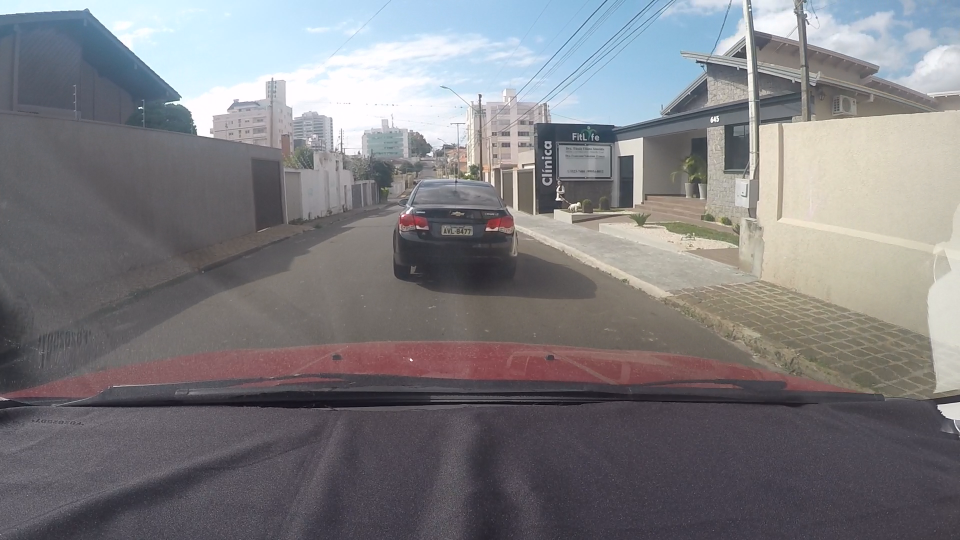
#> input picture dataset/track0002[02].png, 1920 x 1080 px (shown at 1/2 size)
$ python -i preprocess.py   (imports and definitions only)
#> lines starting #> are read from the running program, lines starting #| are printed output that depends on the picture
import os
import cv2
import numpy as np
from PIL import Image, ImageFilter

def preprocess_image(image, output_size=(32, 32), save_intermediate=False, save_dir="preprocessed_images"):
#> called with image = 'dataset/track0002[02].png', output_size = (32, 32), save_intermediate = False, save_dir = 'preprocessed_images'
    if save_intermediate and not os.path.exists(save_dir):
        os.makedirs(save_dir)

    if isinstance(image, str):
        image = cv2.imread(image)
#> image is the input picture: shape (1080, 1920, 3); mean B, G, R 128.6, 125, 126.2

    if isinstance(image, np.ndarray):
        if len(image.shape) == 2:   #Only height and width
            image = cv2.cvtColor(image, cv2.COLOR_GRAY2RGB) #Convert to RGB
        else:
            image = cv2.cvtColor(image, cv2.COLOR_BGR2RGB) #Convert BGR to RGB

        image = Image.fromarray(image) #Convert NumPy array to PIL Image

    #Convert image to grayscale for further processing
    grayscale_image = image.convert('L') #L mode for grayscaling
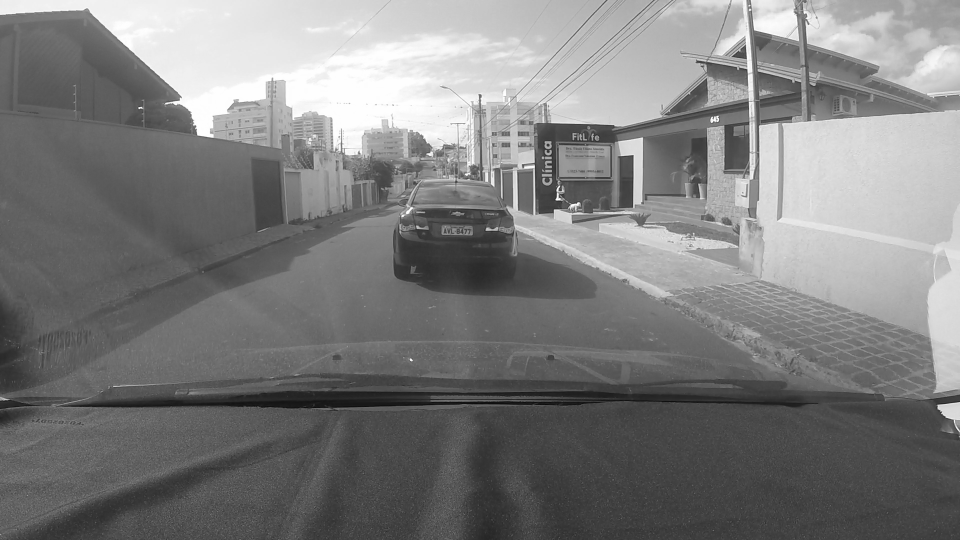
#> grayscale_image: PIL image 1920x1080 L (shown at 1/2 size); min 2, max 255, mean 125.8
    if save_intermediate:
        grayscale_image.save(os.path.join(save_dir, "grayscale_image.png"))

    #Apply sharpening filter to enhance edges and text clarification
    sharpened = grayscale_image.filter(ImageFilter.UnsharpMask(radius=2, percent=150, threshold=3))
    if save_intermediate:
        sharpened.save(os.path.join(save_dir, "sharpened_image.png"))

    #Resize the sharpened image to the target output size
    resized = sharpened.resize(output_size)
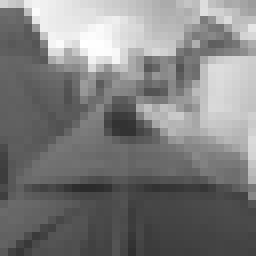
#> resized: PIL image 32x32 L (shown 8 times larger); min 43, max 255, mean 125.7
    if save_intermediate:
        resized.save(os.path.join(save_dir, "resized_image.png"))

    return resized

>>> result = preprocess_image('dataset/track0002[02].png')

$ run again, on dataset/track0005[02].png
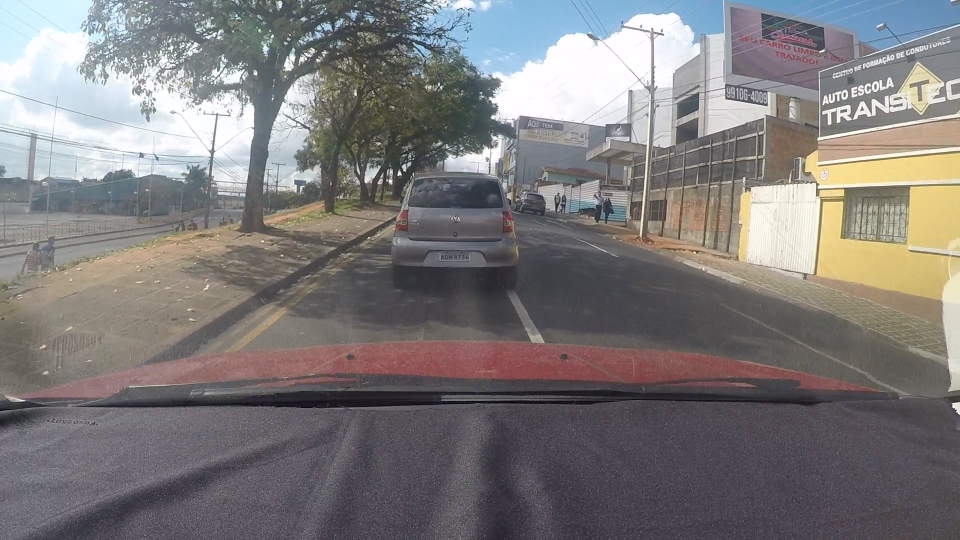
#> input picture dataset/track0005[02].png, 1920 x 1080 px (shown at 1/2 size)
#> in preprocess_image, image is the input picture: shape (1080, 1920, 3); mean B, G, R 122.6, 122.7, 125.7
#> in preprocess_image, `grayscale_image = image.convert('L')`:
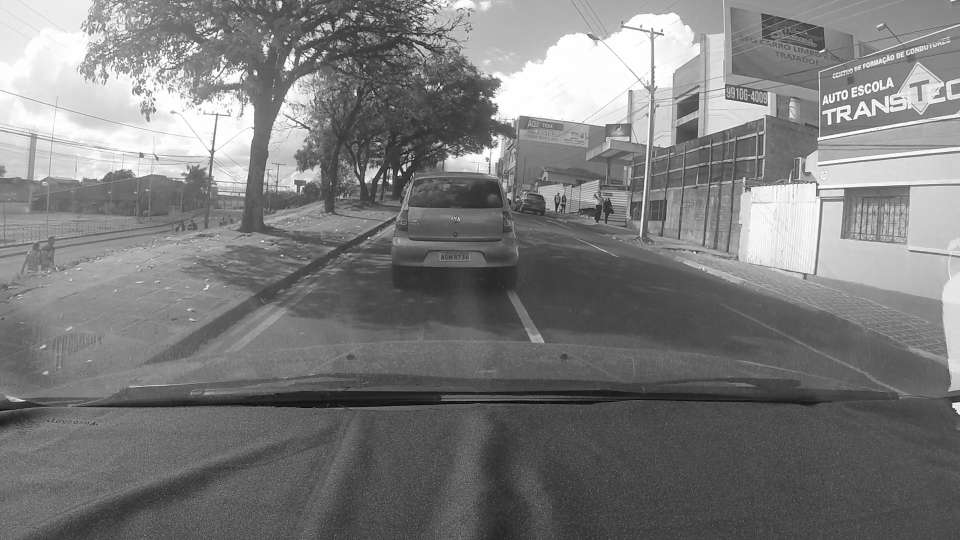
#> grayscale_image: PIL image 1920x1080 L (shown at 1/2 size); min 1, max 255, mean 123.6
#> in preprocess_image, `resized = sharpened.resize(output_size)`:
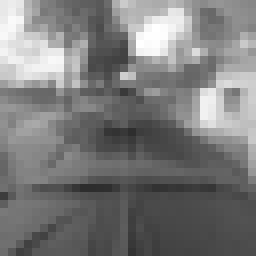
#> resized: PIL image 32x32 L (shown 8 times larger); min 45, max 255, mean 123

$ run again, on dataset/track0012[02].png
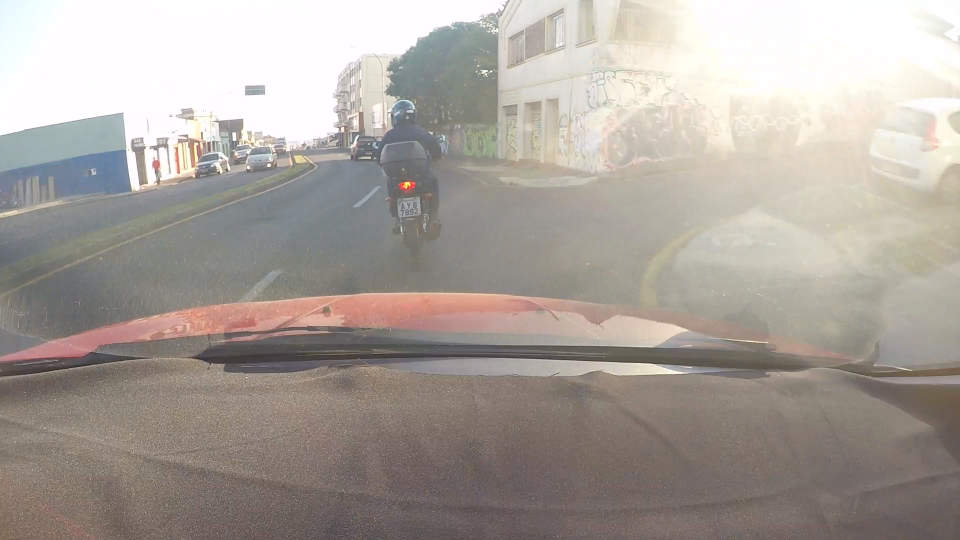
#> input picture dataset/track0012[02].png, 1920 x 1080 px (shown at 1/2 size)
#> in preprocess_image, image is the input picture: shape (1080, 1920, 3); mean B, G, R 155.2, 161.7, 169
#> in preprocess_image, `grayscale_image = image.convert('L')`:
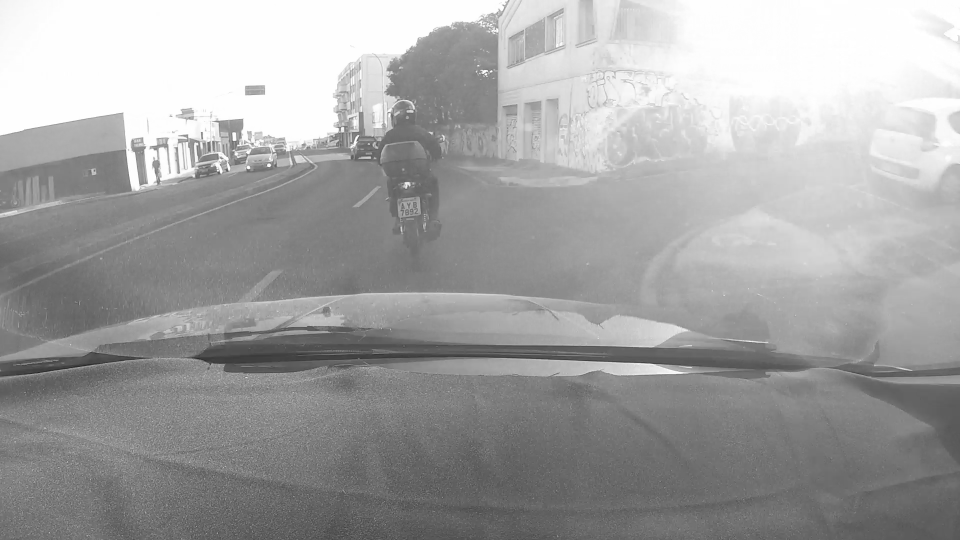
#> grayscale_image: PIL image 1920x1080 L (shown at 1/2 size); min 24, max 255, mean 163.1
#> in preprocess_image, `resized = sharpened.resize(output_size)`:
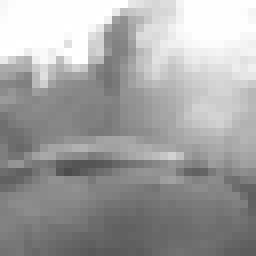
#> resized: PIL image 32x32 L (shown 8 times larger); min 77, max 255, mean 163

$ run again, on dataset/track0013[11].png
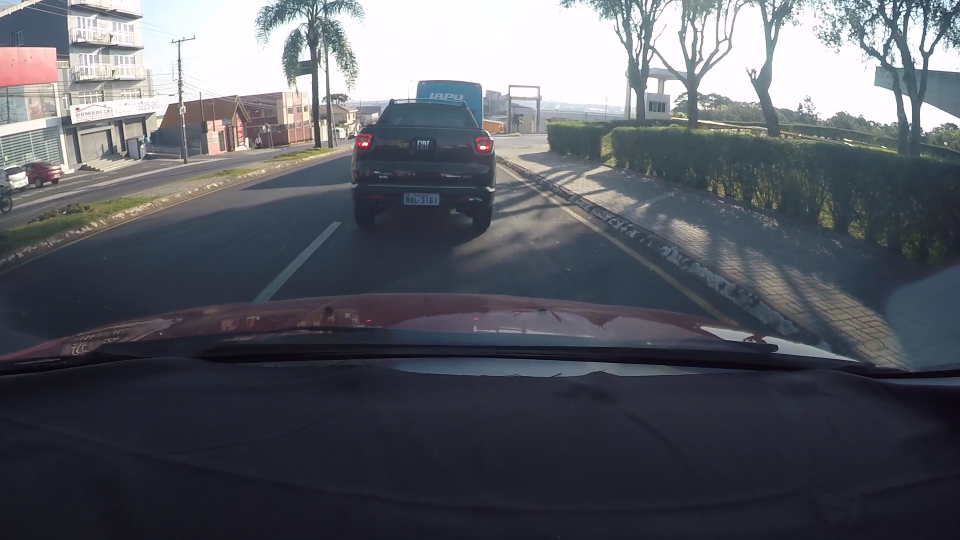
#> input picture dataset/track0013[11].png, 1920 x 1080 px (shown at 1/2 size)
#> in preprocess_image, image is the input picture: shape (1080, 1920, 3); mean B, G, R 100.2, 92.4, 89.6
#> in preprocess_image, `grayscale_image = image.convert('L')`:
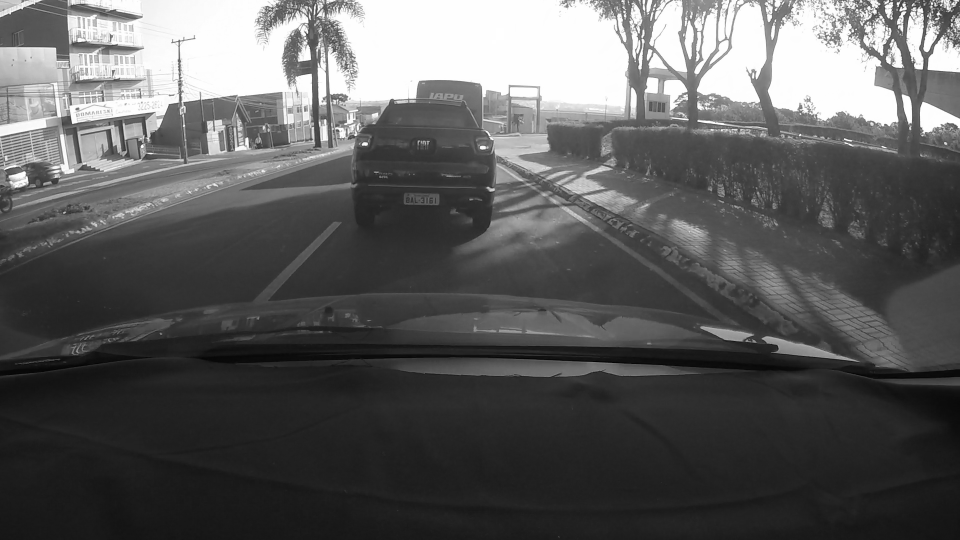
#> grayscale_image: PIL image 1920x1080 L (shown at 1/2 size); min 1, max 255, mean 92.4
#> in preprocess_image, `resized = sharpened.resize(output_size)`:
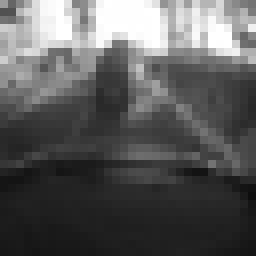
#> resized: PIL image 32x32 L (shown 8 times larger); min 14, max 255, mean 91.6
